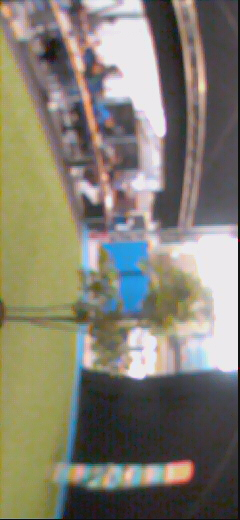
#> input picture Labelled/l__166116493.jpg, 240 x 520 px; its folder holds only this picture in this run
$ python labeller.py
#> lines starting #> are read from the running program, lines starting #| are printed output that depends on the picture; after the words box and inside, x2 and y2 are one past the last pixel; in counts of white or black regions, pixels touching at a corner belong together
import os
import cv2
import matplotlib.pyplot as plt


folder = "Labelled"

for imagename in os.listdir(folder):
    path = folder + "/" + imagename

    image = cv2.imread(path)
#> image is the input picture: shape (520, 240, 3); mean B, G, R 112.7, 126, 130.3
    plt.figure()
    RGB = cv2.cvtColor(image, cv2.COLOR_BGR2RGB)
    RGB = cv2.rotate(RGB, cv2.ROTATE_90_COUNTERCLOCKWISE)
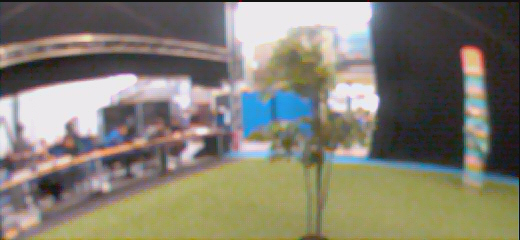
#> RGB: shape (240, 520, 3); mean R, G, B 130.3, 126, 112.7

    RGB[:, 520//3, 0] = RGB[:, 2*520//3, 0] = 255
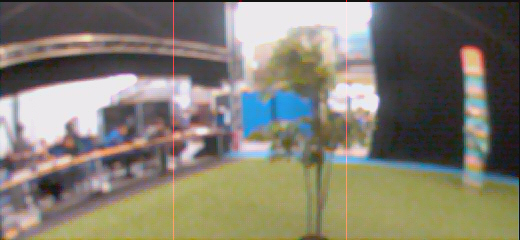
#> RGB: shape (240, 520, 3); 0.38% of pixels changed, all inside (x1, y1, x2, y2) = (173, 0, 347, 240)

    plt.imshow(RGB)
    plt.show(block=False)

#> (the run stopped early here; a loop or call above may not have finished)

$ run again, on Labelled/l__325948567.jpg
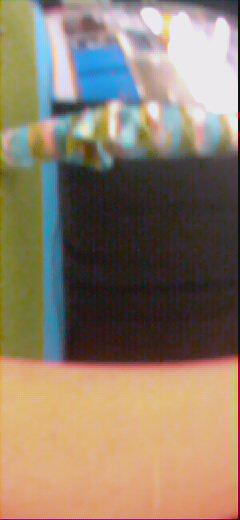
#> input picture Labelled/l__325948567.jpg, 240 x 520 px
#> image is the input picture: shape (520, 240, 3); mean B, G, R 105.6, 125.2, 142.4
#> `RGB = cv2.rotate(RGB, cv2.ROTATE_90_COUNTERCLOCKWISE)`:
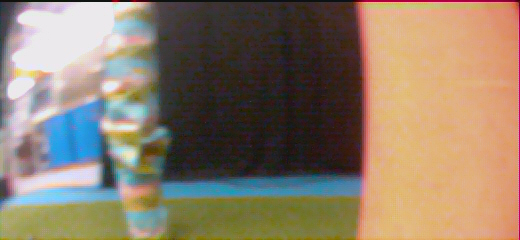
#> RGB: shape (240, 520, 3); mean R, G, B 142.4, 125.2, 105.6
#> `RGB[:, 520//3, 0] = RGB[:, 2*520//3, 0] = 255`:
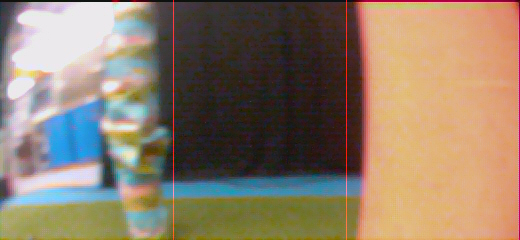
#> RGB: shape (240, 520, 3); 0.38% of pixels changed, all inside (x1, y1, x2, y2) = (173, 0, 347, 240)

$ run again, on Labelled/l__327081945.jpg
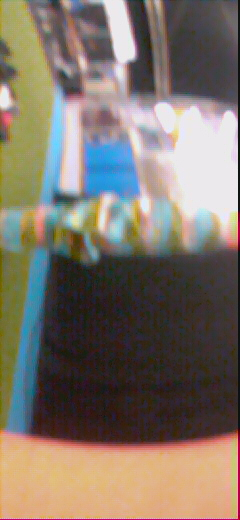
#> input picture Labelled/l__327081945.jpg, 240 x 520 px
#> image is the input picture: shape (520, 240, 3); mean B, G, R 105.6, 116.7, 127.5
#> `RGB = cv2.rotate(RGB, cv2.ROTATE_90_COUNTERCLOCKWISE)`:
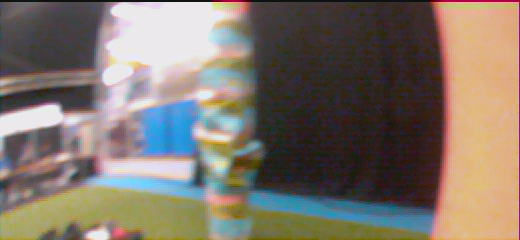
#> RGB: shape (240, 520, 3); mean R, G, B 127.5, 116.7, 105.6
#> `RGB[:, 520//3, 0] = RGB[:, 2*520//3, 0] = 255`:
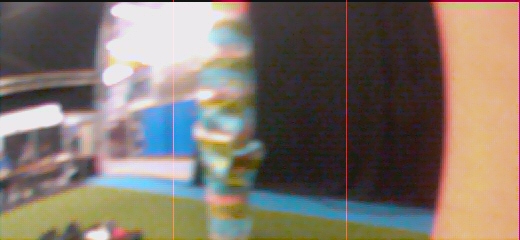
#> RGB: shape (240, 520, 3); 0.38% of pixels changed, all inside (x1, y1, x2, y2) = (173, 0, 347, 240)

$ run again, on Labelled/l__342785392.jpg
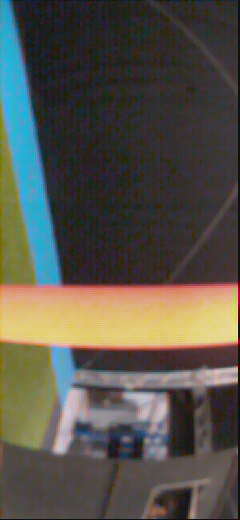
#> input picture Labelled/l__342785392.jpg, 240 x 520 px
#> image is the input picture: shape (520, 240, 3); mean B, G, R 74.8, 83.2, 86.5
#> `RGB = cv2.rotate(RGB, cv2.ROTATE_90_COUNTERCLOCKWISE)`:
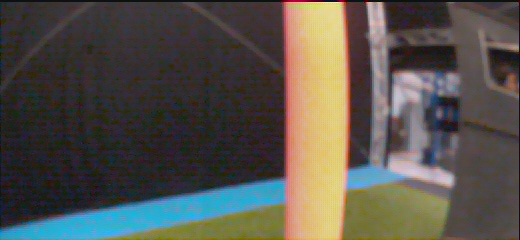
#> RGB: shape (240, 520, 3); mean R, G, B 86.5, 83.2, 74.8
#> `RGB[:, 520//3, 0] = RGB[:, 2*520//3, 0] = 255`:
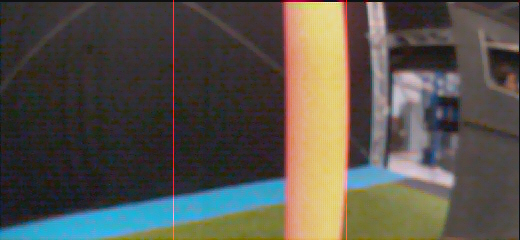
#> RGB: shape (240, 520, 3); 0.38% of pixels changed, all inside (x1, y1, x2, y2) = (173, 0, 347, 240)

$ run again, on Labelled/l__188949655.jpg
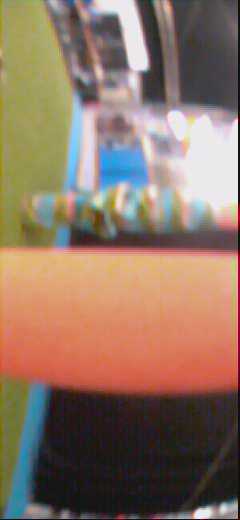
#> input picture Labelled/l__188949655.jpg, 240 x 520 px
#> image is the input picture: shape (520, 240, 3); mean B, G, R 100.3, 116.9, 141.4
#> `RGB = cv2.rotate(RGB, cv2.ROTATE_90_COUNTERCLOCKWISE)`:
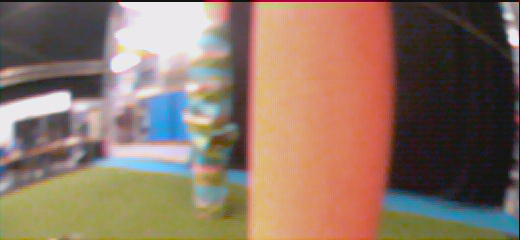
#> RGB: shape (240, 520, 3); mean R, G, B 141.4, 116.9, 100.3
#> `RGB[:, 520//3, 0] = RGB[:, 2*520//3, 0] = 255`:
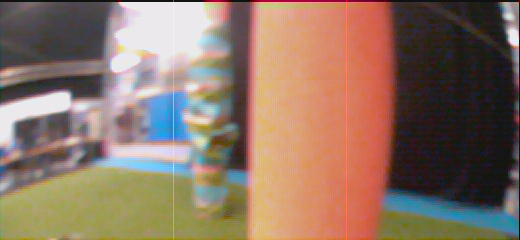
#> RGB: shape (240, 520, 3); 0.38% of pixels changed, all inside (x1, y1, x2, y2) = (173, 0, 347, 240)
